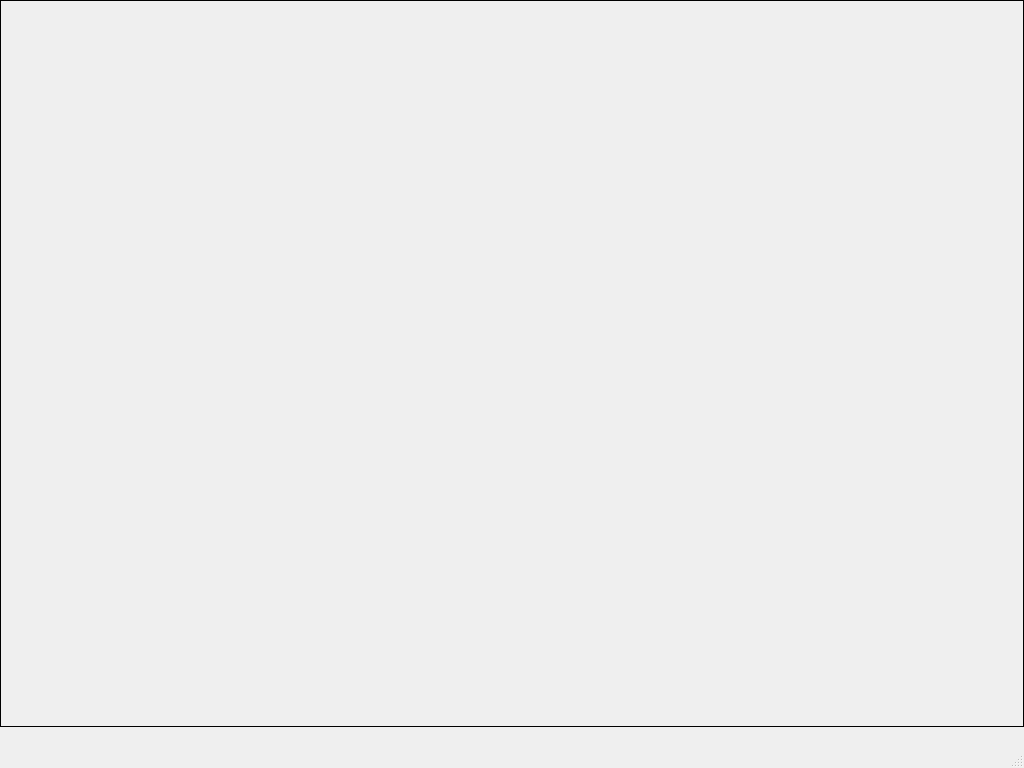
<?xml version="1.0" encoding="UTF-8"?>
<ui version="4.0">
 <class>MainWindow</class>
 <widget class="QMainWindow" name="MainWindow">
  <property name="geometry">
   <rect>
    <x>0</x>
    <y>0</y>
    <width>1024</width>
    <height>768</height>
   </rect>
  </property>
  <property name="sizePolicy">
   <sizepolicy hsizetype="Fixed" vsizetype="Fixed">
    <horstretch>0</horstretch>
    <verstretch>0</verstretch>
   </sizepolicy>
  </property>
  <property name="minimumSize">
   <size>
    <width>1024</width>
    <height>768</height>
   </size>
  </property>
  <property name="maximumSize">
   <size>
    <width>1024</width>
    <height>768</height>
   </size>
  </property>
  <property name="windowTitle">
   <string>Out of the Attic</string>
  </property>
  <widget class="QWidget" name="centralwidget">
   <property name="sizePolicy">
    <sizepolicy hsizetype="Fixed" vsizetype="Fixed">
     <horstretch>0</horstretch>
     <verstretch>0</verstretch>
    </sizepolicy>
   </property>
   <property name="maximumSize">
    <size>
     <width>1024</width>
     <height>727</height>
    </size>
   </property>
   <widget class="QStackedWidget" name="MainWindow_PageGroup">
    <property name="geometry">
     <rect>
      <x>0</x>
      <y>0</y>
      <width>1024</width>
      <height>727</height>
     </rect>
    </property>
    <property name="frameShape">
     <enum>QFrame::Box</enum>
    </property>
    <widget class="QWidget" name="LoginPage"/>
    <widget class="QWidget" name="RegisterPage"/>
    <widget class="QWidget" name="UserMenuPage"/>
    <widget class="QWidget" name="AdminMenuPage"/>
   </widget>
  </widget>
  <widget class="QMenuBar" name="menubar">
   <property name="geometry">
    <rect>
     <x>0</x>
     <y>0</y>
     <width>1024</width>
     <height>21</height>
    </rect>
   </property>
  </widget>
  <widget class="QStatusBar" name="statusbar"/>
 </widget>
 <resources/>
 <connections/>
</ui>
